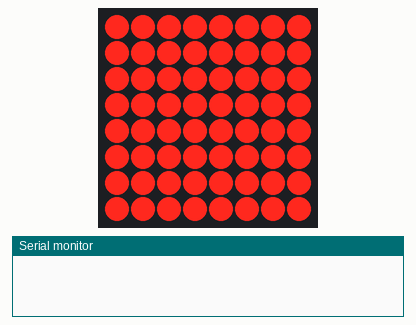
A sketch run on a simulated Arduino Uno, built with avr-gcc and run on an emulated ATmega328P. On the bench: 8×8 LED matrix, the last lines printed to the serial monitor. Wiring (inferred from the names in the program): MAX7219 LED driver (orientation assumed): data pin 12; clock pin 11; CS pin 10.

Above: at 0.1 s.
At 1.1 s:
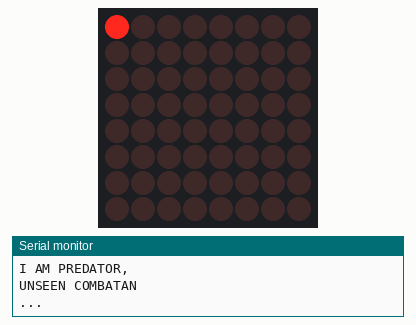
At 1.6 s:
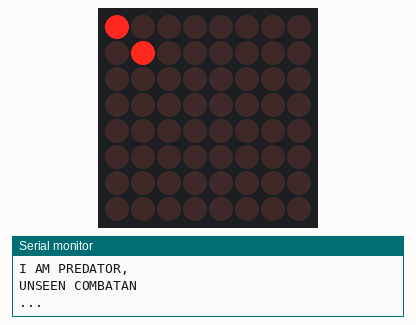
At 2.1 s:
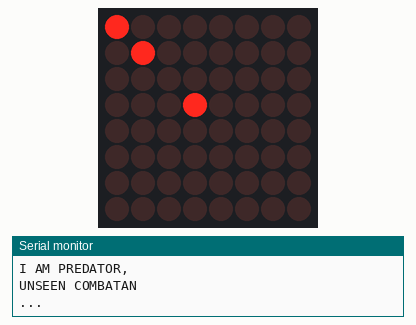
At 4.6 s:
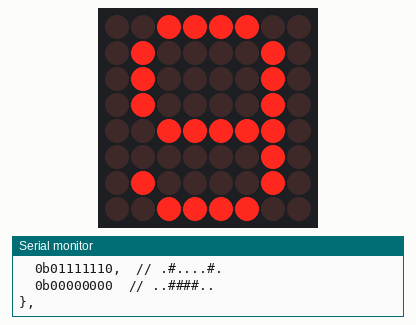
At 18.99 s:
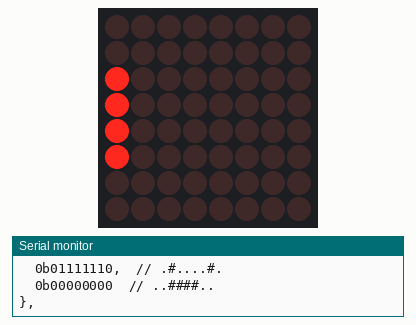

The sketch:

LEDMatrix8x8_MAX72xx.ino
```cpp
/*
 * Example code using
 * LEDMatrixMax72xx and LEDMatrix8x8 libraries
 *
 * Supports a single display
 * (support for multiple cahined displays to come - hopefully :)
 *
 * Released into the public domain.
 *
 * By Dejan Gjorgjevikj <dejan.gjorgjevikj@gmail.com>
 * 20 May 2016
 *
 */


#define ADVANCED_F

#define FONT_VARIANT_GFX_HEART_8x8
#ifdef ADVANCED_F
#define FONT_VARIANT_BASIC_8x8
#define FONT_VARIANT_BOLD_8x8
#define FONT_VARIANT_VGA1
#endif

#include "fonts_8x8.h"
#include <avr/pgmspace.h>
//#include <avr/io.h>

#ifndef ADVANCED_F
#include "LEDMatrixMax72xx.h"
#else
#include "LEDMatrix8x8.h"
#endif

#ifdef __STM32F1__
#pragma message("__STM32F1__ architecture: using pins DIN=PB3, CS=PB4, CLK=PB5.")
#define Max7219_pinCLK PB5
#define Max7219_pinCS PB4
#define Max7219_pinDIN PB3
#define F(X) (X)
#define PSTR(X) (X)
#endif

#ifdef __AVR_ARCH__
#pragma message("__AVR_ARCH__ architecture: using pins DIN=12, CS=10, CLK=11.")
#define Max7219_pinCLK 11
#define Max7219_pinCS 10
#define Max7219_pinDIN 12
#endif


///////////////////////////////////////////////////////////////////

//LEDMatrixMax72xx lm(Max7219_pinCLK, Max7219_pinCS, Max7219_pinDIN);
#ifndef ADVANCED_F
LEDMatrixMax72xx <Max7219_pinCLK, Max7219_pinCS, Max7219_pinDIN> lm;
#else
LEDMatrix8x8 <Max7219_pinCLK, Max7219_pinCS, Max7219_pinDIN> lm;
#endif

///////////////////////////////////////////////////////////////////

int freeRam ()
{
  #ifdef __AVR_ARCH__
  extern int __heap_start, *__brkval;
  int v;
  return (int) &v - (__brkval == 0 ? (int) &__heap_start : (int) __brkval);
  #else
  return (-1);
  #endif
}

void ftakespm_P(const char * s)
{
  char displaychr;
  for (int k = 0; k < 15; k++)
  {
    displaychr = pgm_read_byte(&(s[k]));
    Serial.print(displaychr);
  }
  Serial.println();

}

void setup()
{
  Serial.begin(115200);

  lm.begin();
  lm.test();
  delay(500);
  lm.test(false);

  Serial.print (F("Free memory = "));
  Serial.println (freeRam());
  Serial.println ();


  static const char signMessage[][80] PROGMEM = {{"I AM PREDATOR,  UNSEEN COMBATANT. CREATED BY THE UNITED STATES DEPART"} , {"123"}};
  static const char Message[] PROGMEM = {"UNSEEN COMBATANT. CREATED BY THE UNITED STATES DEPART"};

  Serial.println ("...");
  ftakespm_P(signMessage[0]);
  ftakespm_P(Message);
  Serial.println ("...");

/*
  char buffer[30];
  Serial.println ("digits[0][...] PROGMEM, HEX");
  for(int i=0; i<8; i++)
  {
    sprintf(buffer, "&digits[0][%d] = %p\n", i, &(digits[0][i]));
    Serial.print(buffer);
  }
  Serial.println ("digits[1][...] PROGMEM, HEX");
  for(int i=0; i<8; i++)
  {
    sprintf(buffer, "&digits[1][%d] = %p\n", i, &(digits[1][i]));
    Serial.print(buffer);
  }

  Serial.println ();
  Serial.println ("digits_b[0][...], HEX");
  for(int i=0; i<8; i++)
  {
    sprintf(buffer, "&digits_b[0][%d] = %p\n", i, &(digits_b[0][i]));
    Serial.print(buffer);
  }
  Serial.println ("digits_b[1][...] PROGMEM, HEX");
  for(int i=0; i<8; i++)
  {
    sprintf(buffer, "&digits_b[1][%d] = %p\n", i, &(digits_b[1][i]));
    Serial.print(buffer);
  }
*/
}

void loop()
{
  // test the basic low lewel functions
  lm.clear();
  lm.intensity(10);
  delay(500);

{
  lm.setLED(0,0);
  delay(500);
  lm.setLED(1,1);
  delay(500);
  lm.setLED(3,3);
  delay(500);
}
 /*
  for(int i=0; i<16; i++)
  {
    for(int j=0; j<8; j++)
      lm.writeCol(j, heart_anim[i][j]);
    delay(100);
  }
  delay(500);
*/
///////////////////////////////////////////////
#ifdef ADVANCED_F

  // test the advanced functions
  //lm.clear();
  lm.intensity(5);

  for(int j=0; j<10; j++)
  {
    lm.set(digits_b[j]);
//    lm.printMat(Serial, "");
/*    for(int i=0; i<8; i++)
      for(int k=0; k<8; k++)
      if(digits_b[j][i] & 0x1<<k)
        lm.setLED(i,k);
      else
        lm.setLED(i,k,false);
*/

    delay(100);
  }
//  unsigned char oneItem[8];

  for(int j=0; j<10; j++)
  {
//    for(int k=0; k<8; k++)
    {
//      memcpy_P (&oneItem, &digits[j], 8);
//      lm.set(oneItem);
      lm.set_P(digits[j]);
//      lm.set(digits[j]);

      lm.printMat(Serial, "");
//      lm.writeCol(k, clmn);
    }

    delay(100);
  }

  delay(500);

/*
  lm.clear();
  lm.set_P(heart_anim[15]);
  lm.shd();
  delay(500);
  for(int i=0; i<10; i++)
  {
    lm.shl();
    delay(100);
  }
  delay(500);


  lm.clear();
  lm.set_P(heart_anim[15]);
  lm.shd();
  delay(500);
  for(int i=0; i<10; i++)
  {
    lm.shr();
    delay(100);
  }

  lm.clear();
  lm.set_P(heart_anim[15]);
  lm.shd();
  delay(500);

  for(int i=0; i<16; i++)
  {
    lm.rlr();
    delay(100);
  }

  for(int i=0; i<16; i++)
  {
    lm.rll();
    delay(100);
  }
  delay(500);

  for(int i=0; i<16; i++)
  {
    lm.rlu();
    delay(100);
  }
  delay(500);

  for(int i=0; i<16; i++)
  {
    lm.rld();
    delay(100);
  }

    lm.rlu();
    lm.rlu();
    lm.rlu();
  for(int i=0; i<3; i++)
  {
    for(int j=0; j<4; j++)
    {
      lm.rld();
      lm.rlr();
      delay(100);
    }
    for(int j=0; j<4; j++)
    {
      lm.rld();
      lm.rll();
      delay(100);
    }
    for(int j=0; j<4; j++)
    {
      lm.rlu();
      lm.rll();
      delay(100);
    }
    for(int j=0; j<4; j++)
    {
      lm.rlu();
      lm.rlr();
      delay(100);
    }
  }
  lm.rld();
  lm.rld();
  lm.rld();

  for(int i=0; i<16; i++)
  {
    lm.intensity(i);
    delay(100);
  }
  for(int i=15; i>=0; i--)
  {
    lm.intensity(i);
    delay(100);
  }
  lm.intensity(5);

  lm.set_P(digits[7]);
  delay(500);
  lm.flipH();
  delay(200);
  lm.flipH();
  delay(200);
  lm.flipV();
  delay(200);
  lm.flipV();

  delay(1000);

  lm.set_P(digits[4]);
  delay(500);
  lm.flipH();
  delay(150);
  lm.flipH();
  delay(150);
  lm.flipV();
  delay(150);
  lm.flipV();

  delay(150);

  for(int i=0; i<8; i++)
    for(int j=0; j<8; j++)
    {
      lm.flipLED(i,j);
      delay(20);
    }


  for(int i=0; i<8; i++)
    for(int j=0; j<8; j++)
    {
      lm.setLED(j,i);
      delay(20);
    }

  for(int i=0; i<8; i++)
    for(int j=0; j<8; j++)
    {
      lm.resetLED(i,j);
      delay(20);
    }


const uint8_t sls[] =
{
  0b01100110, // .##..##.
  0b11111111, // ########
  0b11111111, // ########
  0b01100110, // .##..##.
  0b01100110, // .##..##.
  0b11111111, // ########
  0b11111111, // ########
  0b01100110  // .##..##.
};

  lm.set_P(heart_anim[15]);   // IMG_SET
  delay(150);

  lm.set(sls);
  delay(200);
  lm.set_P(heart_anim[15], IMG_NSET);
  delay(200);

  lm.set(sls);
  delay(200);
  lm.set_P(heart_anim[15], IMG_AND);
  delay(200);

  lm.set(sls);
  delay(200);
  lm.set_P(heart_anim[15], IMG_NAND);
  delay(200);

  lm.set(sls);
  delay(200);
  lm.set_P(heart_anim[15], IMG_OR);
  delay(200);

  lm.set(sls);
  delay(200);
  lm.set_P(heart_anim[15], IMG_NOR);
  delay(200);

  lm.set(sls);
  delay(200);
  lm.set_P(heart_anim[15], IMG_XOR);
  delay(200);

  lm.set(sls);
  delay(200);
  lm.set_P(heart_anim[15], IMG_XNOR);
  delay(200);

/////////////////

  lm.set_P(heart_anim[15]);
  delay(500);
  lm.set(sls, 3, 3);
  delay(500);

  lm.set_P(heart_anim[15]);
  delay(500);
  lm.set(sls, -2, -4);
  delay(500);

  lm.set_P(heart_anim[15]);
  delay(500);
  for(int i=7; i>=0; i--)
  {
    lm.set(sls, i, i);
    delay(200);
  }
*/

////////////////
/*
  char s[]="0123456789";

  for(int i=0; i<9; i++)
  {
    lm.set(digits[s[i]-'0']);
    delay(50);
    for(int r=7; r>0; r--)
    {
      lm.shl();
      lm.set(digits[s[i+1]-'0'],r,0);
      delay(50);
    }
  }

*/

/*
  char message[]="Test message to scroll around...";
  int msize=sizeof(message);

  for(char *p = message; *p; p++)
  {
    lm.set(font_VGA[*p-' ']);
    delay(50);
    for(int r=7; r>0; r--)
    {
      lm.shl();
      lm.set(font_VGA[*(p+1)-' '],r,0);
      delay(50);
    }
  }
*/

  lm.clear();
  delay(10);
  for(int i = 0; i<8; i++)
    for(int j = 0; j<8; j++)
    {
      lm.setLED(j,i);
      delay(10);
      lm.resetLED(j,i);
      delay(10);
    }

  delay(1000);
/*
  const char m0[] = "9876543210";
  lm.set(digits_b[m0[8]-'0']);
  delay(500);
  lm.scrollMessage(m0, 50, digits_b, '0', true);
  delay(1000);

  static const char M1[] PROGMEM = {"9753102468"};
  lm.scrollMessage_P(M1, 50, digits_b, '0');

  lm.scrollMessage(F("321654987"), 50, digits_b, '0');
  delay(500);
*/
  lm.scrollMessage("1100", 50, digits_b, '0');
  delay(500);

  lm.scrollMessage_F("1357986420", 100, digits, '0');
  delay(500);
  lm.scrollMessage_F(F("Dejan ANA EVA Zorica ..."), 50, font_VGA, ' ');
//  lm.scrollMessage(m0, 100, digits_b, '0');
  static const char m1[] PROGMEM = "Zorica EVA ANA Dejan ...";
  lm.scrollMessage_P_F(m1, 50, font_VGA, ' ');
//  lm.scrollMessage(F("0123456789"), 50, digits_b, '0');

//  lm.scrollMessage(F("Zorica EVA ANA Dejan ..."), 100, font_VGA, ' ');
//  lm.scrollMessage(F("0123456789"), 50, digits_b, '0');


  char md[][3]={"94","85","32","5;","+3","-2"};
  for(unsigned char c=0; c<6; c++)
  {
    lm.set_P(digits_s[md[c][0]-'*']);
    lm.set_P(digits_s[md[c][1]-'*'],4,0);
    delay(1000);
//    for(int r=7; r>0; r--)
//    {
//      lm.shl();
//      lm.set(digits[s[i+1]-'0'],r,0);
//      delay(50);
//    }
  }


#endif
}
```

LEDMatrixMax72xx.h
```cpp
/*
 * LEDMatrixMax72xx.h - A simple library for comunicating the popular
 * LED drivers when used for driving an 8x8 LED matrix display
 *
 * This is a simple standalone class for the primitive operations on the
 * Max72xx (MAX7219 & MAX7221) used as driver of an 8x8 LED matrix display
 * Supports a single display
 * (support for multiple cahined displays to come - hopefully :)
 *
 * This library is distributed in the hope that it will be useful, but
 * WITHOUT WARRANTIES OR CONDITIONS OF ANY KIND, MERCHANTABILITY or
 * FITNESS FOR A PARTICULAR PURPOSE either express or implied.
 *
 * Released into the public domain.
 *
 * By Dejan Gjorgjevikj <dejan.gjorgjevikj@gmail.com>
 * 20 May 2016
 *
 */

#ifndef __LEDMatrixMax72xx_H__
#define __LEDMatrixMax72xx_H__

#if defined(ARDUINO) && (ARDUINO >= 100)
#include <Arduino.h>
#else
#include <WProgram.h>
#endif

#define LEDMatrixMax72xx_VERSION "0.1"

template < uint8_t pinCLK, uint8_t pinCS, uint8_t pinDIN >
class LEDMatrixMax72xx // covering only basic low level functions
{
  protected:
    enum MAX72xx_REGISTER { DECODEMODE = 0x09, INTENSITY, SCANLIMIT, SHUTDOWN, DISPLAYTEST = 0x0f };
//    uint8_t pinCLK;
//    uint8_t pinCS;
//    uint8_t pinDIN;

    static void writeB(uint8_t data) // sends data serially bit-by-bit
    {
      digitalWrite(pinCS, LOW);
      for(uint8_t mask=0b10000000; mask; mask>>=1) //  for(uint8_t i=0; i<8; i++)
      {
        digitalWrite(pinCLK, LOW);
        digitalWrite(pinDIN, data & mask); //    digitalWrite(pinDIN, data & 0b10000000);  data <<= 1;
        //delayMicroseconds(50);
        digitalWrite(pinCLK, HIGH);
      }
    }

    static void write(uint8_t address, uint8_t data) // sends data to address
    {
      digitalWrite(pinCS, LOW);
      writeB(address);
      writeB(data);
      digitalWrite(pinCS, HIGH);
    }

  public:
//    LEDMatrixMax72xx(uint8_t clk, uint8_t cs, uint8_t din) : pinCLK(clk), pinCS(cs), pinDIN(din) { }
    LEDMatrixMax72xx() { }
    void begin(void)
    {
      pinMode(pinCLK, OUTPUT);
      pinMode(pinCS, OUTPUT);
      pinMode(pinDIN, OUTPUT);
      init();
      clear();
    }

    void writeCol(uint8_t address, uint8_t dat) { write(address+1, dat); } // Writes a single column of LEDs
    static void intensity(uint8_t val) { write(INTENSITY, val); } // Sets LEDs intensity 0-15
    static void test(bool v = true) { write(DISPLAYTEST, v); } // Test mode 1 - test mode, 0 - normal operation
    static void shutDown(bool v = false) { write(SHUTDOWN, v); } // Test mode 1 - normal operation, 0 - Shutdown Mode
    static void init(void)
    {
      write(DECODEMODE, 0x00); // No decode for LED matrix
      write(INTENSITY, 0x03); // Set initial intensity to 3
      write(SCANLIMIT, 0x07); // Scan-Limit all
      write(SHUTDOWN, 0x01);  // Wake-up
      write(DISPLAYTEST, 0x00); // Normal Operation
    }

    void clear(void) { for(uint8_t i=0; i<8; writeCol(i++,0)) ; } // Clears the display by switching off all LEDs
};

#endif
```

Source omitted: LEDMatrix8x8.h (15845 bytes), fonts_8x8.h (32808 bytes)

Measured:
- what the display in image 1 shows lasts 0.5 s, from 1.0 s to 1.5 s
- what the display in image 4 shows lasts 0.6 s, from 4.6 s to 5.2 s
